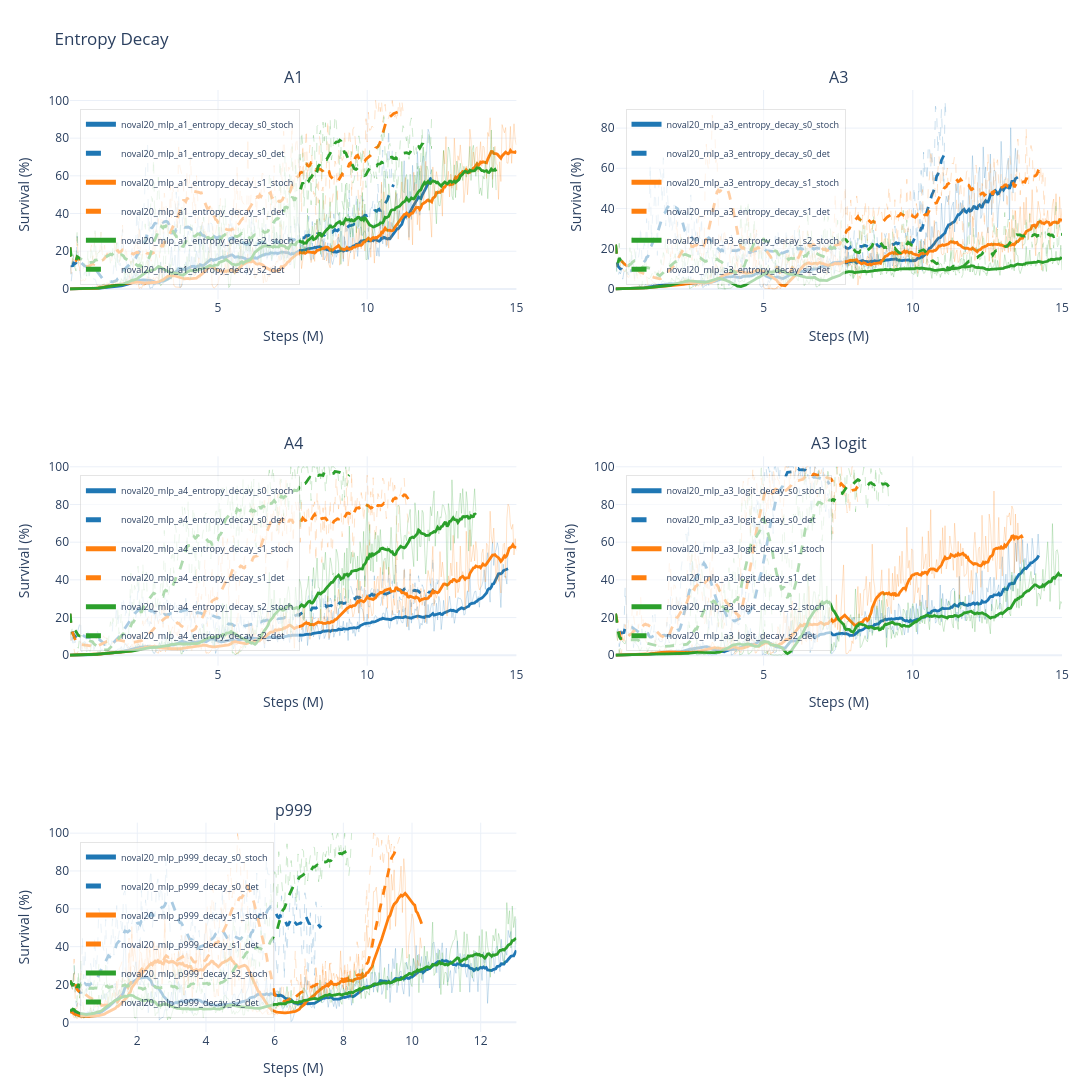

The code cell stored with this chart in its notebook:
### Code cell
groups = {
    "A1": {
        "noval20_mlp_a1_entropy_decay_s0_stoch": "#1f77b4",
        "noval20_mlp_a1_entropy_decay_s0_det": "#1f77b4",
        "noval20_mlp_a1_entropy_decay_s1_stoch": "#ff7f0e",
        "noval20_mlp_a1_entropy_decay_s1_det": "#ff7f0e",
        "noval20_mlp_a1_entropy_decay_s2_stoch": "#2ca02c",
        "noval20_mlp_a1_entropy_decay_s2_det": "#2ca02c",
    },
    "A3": {
        "noval20_mlp_a3_entropy_decay_s0_stoch": "#1f77b4",
        "noval20_mlp_a3_entropy_decay_s0_det": "#1f77b4",
        "noval20_mlp_a3_entropy_decay_s1_stoch": "#ff7f0e",
        "noval20_mlp_a3_entropy_decay_s1_det": "#ff7f0e",
        "noval20_mlp_a3_entropy_decay_s2_stoch": "#2ca02c",
        "noval20_mlp_a3_entropy_decay_s2_det": "#2ca02c",
    },
    "A4": {
        "noval20_mlp_a4_entropy_decay_s0_stoch": "#1f77b4",
        "noval20_mlp_a4_entropy_decay_s0_det": "#1f77b4",
        "noval20_mlp_a4_entropy_decay_s1_stoch": "#ff7f0e",
        "noval20_mlp_a4_entropy_decay_s1_det": "#ff7f0e",
        "noval20_mlp_a4_entropy_decay_s2_stoch": "#2ca02c",
        "noval20_mlp_a4_entropy_decay_s2_det": "#2ca02c",
    },
    "A3 logit": {
        "noval20_mlp_a3_logit_decay_s0_stoch": "#1f77b4",
        "noval20_mlp_a3_logit_decay_s0_det": "#1f77b4",
        "noval20_mlp_a3_logit_decay_s1_stoch": "#ff7f0e",
        "noval20_mlp_a3_logit_decay_s1_det": "#ff7f0e",
        "noval20_mlp_a3_logit_decay_s2_stoch": "#2ca02c",
        "noval20_mlp_a3_logit_decay_s2_det": "#2ca02c",
    },
    "p999": {
        "noval20_mlp_p999_decay_s0_stoch": "#1f77b4",
        "noval20_mlp_p999_decay_s0_det": "#1f77b4",
        "noval20_mlp_p999_decay_s1_stoch": "#ff7f0e",
        "noval20_mlp_p999_decay_s1_det": "#ff7f0e",
        "noval20_mlp_p999_decay_s2_stoch": "#2ca02c",
        "noval20_mlp_p999_decay_s2_det": "#2ca02c",
    }
}
plot_run_groups(groups, split="test", smooth=20, title="Entropy Decay", save_name="entropy_decay_subplots")

### Figure 1 — Plotly figure (JSON) as saved in the notebook; plotly's stock layout.template omitted (floating-point values rounded to 4 significant figures; data arrays with more than 128 entries replaced by an {"elided": "..."} marker saying what was removed)
{"data": [{"hovertemplate": "<b>%{fullData.name}</b><br>metric: test/charts/episodic_survival<br>step: %{x:.2f}M<br>value: %{y:.3f}<extra></extra>", "legend": "legend", "legendgroup": "subplot1:noval20_mlp_a1_entropy_decay_s0_stoch", "line": {"color": "#1f77b4", "dash": "solid", "width": 1}, "mode": "lines", "name": "noval20_mlp_a1_entropy_decay_s0_stoch raw", "opacity": 0.22, "showlegend": false, "type": "scatter", "x": {"elided": "304 float values"}, "xaxis": "x", "y": {"elided": "304 float values"}, "yaxis": "y"}, {"hovertemplate": "<b>%{fullData.name}</b><br>metric: test/charts/episodic_survival<br>step: %{x:.2f}M<br>value: %{y:.3f}<extra></extra>", "legend": "legend", "legendgroup": "subplot1:noval20_mlp_a1_entropy_decay_s0_stoch", "line": {"color": "#1f77b4", "dash": "solid", "width": 2.8}, "mode": "lines", "name": "noval20_mlp_a1_entropy_decay_s0_stoch", "showlegend": true, "type": "scatter", "x": {"elided": "304 float values"}, "xaxis": "x", "y": {"elided": "304 float values"}, "yaxis": "y"}, {"hovertemplate": "<b>%{fullData.name}</b><br>metric: test/charts/episodic_survival<br>step: %{x:.2f}M<br>value: %{y:.3f}<extra></extra>", "legend": "legend", "legendgroup": "subplot1:noval20_mlp_a1_entropy_decay_s0_det", "line": {"color": "#1f77b4", "dash": "dash", "width": 1}, "mode": "lines", "name": "noval20_mlp_a1_entropy_decay_s0_det raw", "opacity": 0.22, "showlegend": false, "type": "scatter", "x": {"elided": "272 float values"}, "xaxis": "x", "y": {"elided": "272 float values"}, "yaxis": "y"}, {"hovertemplate": "<b>%{fullData.name}</b><br>metric: test/charts/episodic_survival<br>step: %{x:.2f}M<br>value: %{y:.3f}<extra></extra>", "legend": "legend", "legendgroup": "subplot1:noval20_mlp_a1_entropy_decay_s0_det", "line": {"color": "#1f77b4", "dash": "dash", "width": 2.8}, "mode": "lines", "name": "noval20_mlp_a1_entropy_decay_s0_det", "showlegend": true, "type": "scatter", "x": {"elided": "272 float values"}, "xaxis": "x", "y": {"elided": "272 float values"}, "yaxis": "y"}, {"hovertemplate": "<b>%{fullData.name}</b><br>metric: test/charts/episodic_survival<br>step: %{x:.2f}M<br>value: %{y:.3f}<extra></extra>", "legend": "legend", "legendgroup": "subplot1:noval20_mlp_a1_entropy_decay_s1_stoch", "line": {"color": "#ff7f0e", "dash": "solid", "width": 1}, "mode": "lines", "name": "noval20_mlp_a1_entropy_decay_s1_stoch raw", "opacity": 0.22, "showlegend": false, "type": "scatter", "x": {"elided": "375 float values"}, "xaxis": "x", "y": {"elided": "375 float values"}, "yaxis": "y"}, {"hovertemplate": "<b>%{fullData.name}</b><br>metric: test/charts/episodic_survival<br>step: %{x:.2f}M<br>value: %{y:.3f}<extra></extra>", "legend": "legend", "legendgroup": "subplot1:noval20_mlp_a1_entropy_decay_s1_stoch", "line": {"color": "#ff7f0e", "dash": "solid", "width": 2.8}, "mode": "lines", "name": "noval20_mlp_a1_entropy_decay_s1_stoch", "showlegend": true, "type": "scatter", "x": {"elided": "375 float values"}, "xaxis": "x", "y": {"elided": "375 float values"}, "yaxis": "y"}, {"hovertemplate": "<b>%{fullData.name}</b><br>metric: test/charts/episodic_survival<br>step: %{x:.2f}M<br>value: %{y:.3f}<extra></extra>", "legend": "legend", "legendgroup": "subplot1:noval20_mlp_a1_entropy_decay_s1_det", "line": {"color": "#ff7f0e", "dash": "dash", "width": 1}, "mode": "lines", "name": "noval20_mlp_a1_entropy_decay_s1_det raw", "opacity": 0.22, "showlegend": false, "type": "scatter", "x": {"elided": "280 float values"}, "xaxis": "x", "y": {"elided": "280 float values"}, "yaxis": "y"}, {"hovertemplate": "<b>%{fullData.name}</b><br>metric: test/charts/episodic_survival<br>step: %{x:.2f}M<br>value: %{y:.3f}<extra></extra>", "legend": "legend", "legendgroup": "subplot1:noval20_mlp_a1_entropy_decay_s1_det", "line": {"color": "#ff7f0e", "dash": "dash", "width": 2.8}, "mode": "lines", "name": "noval20_mlp_a1_entropy_decay_s1_det", "showlegend": true, "type": "scatter", "x": {"elided": "280 float values"}, "xaxis": "x", "y": {"elided": "280 float values"}, "yaxis": "y"}, {"hovertemplate": "<b>%{fullData.name}</b><br>metric: test/charts/episodic_survival<br>step: %{x:.2f}M<br>value: %{y:.3f}<extra></extra>", "legend": "legend", "legendgroup": "subplot1:noval20_mlp_a1_entropy_decay_s2_stoch", "line": {"color": "#2ca02c", "dash": "solid", "width": 1}, "mode": "lines", "name": "noval20_mlp_a1_entropy_decay_s2_stoch raw", "opacity": 0.22, "showlegend": false, "type": "scatter", "x": {"elided": "358 float values"}, "xaxis": "x", "y": {"elided": "358 float values"}, "yaxis": "y"}, {"hovertemplate": "<b>%{fullData.name}</b><br>metric: test/charts/episodic_survival<br>step: %{x:.2f}M<br>value: %{y:.3f}<extra></extra>", "legend": "legend", "legendgroup": "subplot1:noval20_mlp_a1_entropy_decay_s2_stoch", "line": {"color": "#2ca02c", "dash": "solid", "width": 2.8}, "mode": "lines", "name": "noval20_mlp_a1_entropy_decay_s2_stoch", "showlegend": true, "type": "scatter", "x": {"elided": "358 float values"}, "xaxis": "x", "y": {"elided": "358 float values"}, "yaxis": "y"}, {"hovertemplate": "<b>%{fullData.name}</b><br>metric: test/charts/episodic_survival<br>step: %{x:.2f}M<br>value: %{y:.3f}<extra></extra>", "legend": "legend", "legendgroup": "subplot1:noval20_mlp_a1_entropy_decay_s2_det", "line": {"color": "#2ca02c", "dash": "dash", "width": 1}, "mode": "lines", "name": "noval20_mlp_a1_entropy_decay_s2_det raw", "opacity": 0.22, "showlegend": false, "type": "scatter", "x": {"elided": "304 float values"}, "xaxis": "x", "y": {"elided": "304 float values"}, "yaxis": "y"}, {"hovertemplate": "<b>%{fullData.name}</b><br>metric: test/charts/episodic_survival<br>step: %{x:.2f}M<br>value: %{y:.3f}<extra></extra>", "legend": "legend", "legendgroup": "subplot1:noval20_mlp_a1_entropy_decay_s2_det", "line": {"color": "#2ca02c", "dash": "dash", "width": 2.8}, "mode": "lines", "name": "noval20_mlp_a1_entropy_decay_s2_det", "showlegend": true, "type": "scatter", "x": {"elided": "304 float values"}, "xaxis": "x", "y": {"elided": "304 float values"}, "yaxis": "y"}, {"hovertemplate": "<b>%{fullData.name}</b><br>metric: test/charts/episodic_survival<br>step: %{x:.2f}M<br>value: %{y:.3f}<extra></extra>", "legend": "legend2", "legendgroup": "subplot2:noval20_mlp_a3_entropy_decay_s0_stoch", "line": {"color": "#1f77b4", "dash": "solid", "width": 1}, "mode": "lines", "name": "noval20_mlp_a3_entropy_decay_s0_stoch raw", "opacity": 0.22, "showlegend": false, "type": "scatter", "x": {"elided": "338 float values"}, "xaxis": "x2", "y": {"elided": "338 float values"}, "yaxis": "y2"}, {"hovertemplate": "<b>%{fullData.name}</b><br>metric: test/charts/episodic_survival<br>step: %{x:.2f}M<br>value: %{y:.3f}<extra></extra>", "legend": "legend2", "legendgroup": "subplot2:noval20_mlp_a3_entropy_decay_s0_stoch", "line": {"color": "#1f77b4", "dash": "solid", "width": 2.8}, "mode": "lines", "name": "noval20_mlp_a3_entropy_decay_s0_stoch", "showlegend": true, "type": "scatter", "x": {"elided": "338 float values"}, "xaxis": "x2", "y": {"elided": "338 float values"}, "yaxis": "y2"}, {"hovertemplate": "<b>%{fullData.name}</b><br>metric: test/charts/episodic_survival<br>step: %{x:.2f}M<br>value: %{y:.3f}<extra></extra>", "legend": "legend2", "legendgroup": "subplot2:noval20_mlp_a3_entropy_decay_s0_det", "line": {"color": "#1f77b4", "dash": "dash", "width": 1}, "mode": "lines", "name": "noval20_mlp_a3_entropy_decay_s0_det raw", "opacity": 0.22, "showlegend": false, "type": "scatter", "x": {"elided": "278 float values"}, "xaxis": "x2", "y": {"elided": "278 float values"}, "yaxis": "y2"}, {"hovertemplate": "<b>%{fullData.name}</b><br>metric: test/charts/episodic_survival<br>step: %{x:.2f}M<br>value: %{y:.3f}<extra></extra>", "legend": "legend2", "legendgroup": "subplot2:noval20_mlp_a3_entropy_decay_s0_det", "line": {"color": "#1f77b4", "dash": "dash", "width": 2.8}, "mode": "lines", "name": "noval20_mlp_a3_entropy_decay_s0_det", "showlegend": true, "type": "scatter", "x": {"elided": "278 float values"}, "xaxis": "x2", "y": {"elided": "278 float values"}, "yaxis": "y2"}, {"hovertemplate": "<b>%{fullData.name}</b><br>metric: test/charts/episodic_survival<br>step: %{x:.2f}M<br>value: %{y:.3f}<extra></extra>", "legend": "legend2", "legendgroup": "subplot2:noval20_mlp_a3_entropy_decay_s1_stoch", "line": {"color": "#ff7f0e", "dash": "solid", "width": 1}, "mode": "lines", "name": "noval20_mlp_a3_entropy_decay_s1_stoch raw", "opacity": 0.22, "showlegend": false, "type": "scatter", "x": {"elided": "375 float values"}, "xaxis": "x2", "y": {"elided": "375 float values"}, "yaxis": "y2"}, {"hovertemplate": "<b>%{fullData.name}</b><br>metric: test/charts/episodic_survival<br>step: %{x:.2f}M<br>value: %{y:.3f}<extra></extra>", "legend": "legend2", "legendgroup": "subplot2:noval20_mlp_a3_entropy_decay_s1_stoch", "line": {"color": "#ff7f0e", "dash": "solid", "width": 2.8}, "mode": "lines", "name": "noval20_mlp_a3_entropy_decay_s1_stoch", "showlegend": true, "type": "scatter", "x": {"elided": "375 float values"}, "xaxis": "x2", "y": {"elided": "375 float values"}, "yaxis": "y2"}, {"hovertemplate": "<b>%{fullData.name}</b><br>metric: test/charts/episodic_survival<br>step: %{x:.2f}M<br>value: %{y:.3f}<extra></extra>", "legend": "legend2", "legendgroup": "subplot2:noval20_mlp_a3_entropy_decay_s1_det", "line": {"color": "#ff7f0e", "dash": "dash", "width": 1}, "mode": "lines", "name": "noval20_mlp_a3_entropy_decay_s1_det raw", "opacity": 0.22, "showlegend": false, "type": "scatter", "x": {"elided": "362 float values"}, "xaxis": "x2", "y": {"elided": "362 float values"}, "yaxis": "y2"}, {"hovertemplate": "<b>%{fullData.name}</b><br>metric: test/charts/episodic_survival<br>step: %{x:.2f}M<br>value: %{y:.3f}<extra></extra>", "legend": "legend2", "legendgroup": "subplot2:noval20_mlp_a3_entropy_decay_s1_det", "line": {"color": "#ff7f0e", "dash": "dash", "width": 2.8}, "mode": "lines", "name": "noval20_mlp_a3_entropy_decay_s1_det", "showlegend": true, "type": "scatter", "x": {"elided": "362 float values"}, "xaxis": "x2", "y": {"elided": "362 float values"}, "yaxis": "y2"}, {"hovertemplate": "<b>%{fullData.name}</b><br>metric: test/charts/episodic_survival<br>step: %{x:.2f}M<br>value: %{y:.3f}<extra></extra>", "legend": "legend2", "legendgroup": "subplot2:noval20_mlp_a3_entropy_decay_s2_stoch", "line": {"color": "#2ca02c", "dash": "solid", "width": 1}, "mode": "lines", "name": "noval20_mlp_a3_entropy_decay_s2_stoch raw", "opacity": 0.22, "showlegend": false, "type": "scatter", "x": {"elided": "375 float values"}, "xaxis": "x2", "y": {"elided": "375 float values"}, "yaxis": "y2"}, {"hovertemplate": "<b>%{fullData.name}</b><br>metric: test/charts/episodic_survival<br>step: %{x:.2f}M<br>value: %{y:.3f}<extra></extra>", "legend": "legend2", "legendgroup": "subplot2:noval20_mlp_a3_entropy_decay_s2_stoch", "line": {"color": "#2ca02c", "dash": "solid", "width": 2.8}, "mode": "lines", "name": "noval20_mlp_a3_entropy_decay_s2_stoch", "showlegend": true, "type": "scatter", "x": {"elided": "375 float values"}, "xaxis": "x2", "y": {"elided": "375 float values"}, "yaxis": "y2"}, {"hovertemplate": "<b>%{fullData.name}</b><br>metric: test/charts/episodic_survival<br>step: %{x:.2f}M<br>value: %{y:.3f}<extra></extra>", "legend": "legend2", "legendgroup": "subplot2:noval20_mlp_a3_entropy_decay_s2_det", "line": {"color": "#2ca02c", "dash": "dash", "width": 1}, "mode": "lines", "name": "noval20_mlp_a3_entropy_decay_s2_det raw", "opacity": 0.22, "showlegend": false, "type": "scatter", "x": {"elided": "375 float values"}, "xaxis": "x2", "y": {"elided": "375 float values"}, "yaxis": "y2"}, {"hovertemplate": "<b>%{fullData.name}</b><br>metric: test/charts/episodic_survival<br>step: %{x:.2f}M<br>value: %{y:.3f}<extra></extra>", "legend": "legend2", "legendgroup": "subplot2:noval20_mlp_a3_entropy_decay_s2_det", "line": {"color": "#2ca02c", "dash": "dash", "width": 2.8}, "mode": "lines", "name": "noval20_mlp_a3_entropy_decay_s2_det", "showlegend": true, "type": "scatter", "x": {"elided": "375 float values"}, "xaxis": "x2", "y": {"elided": "375 float values"}, "yaxis": "y2"}, {"hovertemplate": "<b>%{fullData.name}</b><br>metric: test/charts/episodic_survival<br>step: %{x:.2f}M<br>value: %{y:.3f}<extra></extra>", "legend": "legend3", "legendgroup": "subplot3:noval20_mlp_a4_entropy_decay_s0_stoch", "line": {"color": "#1f77b4", "dash": "solid", "width": 1}, "mode": "lines", "name": "noval20_mlp_a4_entropy_decay_s0_stoch raw", "opacity": 0.22, "showlegend": false, "type": "scatter", "x": {"elided": "368 float values"}, "xaxis": "x3", "y": {"elided": "368 float values"}, "yaxis": "y3"}, {"hovertemplate": "<b>%{fullData.name}</b><br>metric: test/charts/episodic_survival<br>step: %{x:.2f}M<br>value: %{y:.3f}<extra></extra>", "legend": "legend3", "legendgroup": "subplot3:noval20_mlp_a4_entropy_decay_s0_stoch", "line": {"color": "#1f77b4", "dash": "solid", "width": 2.8}, "mode": "lines", "name": "noval20_mlp_a4_entropy_decay_s0_stoch", "showlegend": true, "type": "scatter", "x": {"elided": "368 float values"}, "xaxis": "x3", "y": {"elided": "368 float values"}, "yaxis": "y3"}, {"hovertemplate": "<b>%{fullData.name}</b><br>metric: test/charts/episodic_survival<br>step: %{x:.2f}M<br>value: %{y:.3f}<extra></extra>", "legend": "legend3", "legendgroup": "subplot3:noval20_mlp_a4_entropy_decay_s0_det", "line": {"color": "#1f77b4", "dash": "dash", "width": 1}, "mode": "lines", "name": "noval20_mlp_a4_entropy_decay_s0_det raw", "opacity": 0.22, "showlegend": false, "type": "scatter", "x": {"elided": "310 float values"}, "xaxis": "x3", "y": {"elided": "310 float values"}, "yaxis": "y3"}, {"hovertemplate": "<b>%{fullData.name}</b><br>metric: test/charts/episodic_survival<br>step: %{x:.2f}M<br>value: %{y:.3f}<extra></extra>", "legend": "legend3", "legendgroup": "subplot3:noval20_mlp_a4_entropy_decay_s0_det", "line": {"color": "#1f77b4", "dash": "dash", "width": 2.8}, "mode": "lines", "name": "noval20_mlp_a4_entropy_decay_s0_det", "showlegend": true, "type": "scatter", "x": {"elided": "310 float values"}, "xaxis": "x3", "y": {"elided": "310 float values"}, "yaxis": "y3"}, {"hovertemplate": "<b>%{fullData.name}</b><br>metric: test/charts/episodic_survival<br>step: %{x:.2f}M<br>value: %{y:.3f}<extra></extra>", "legend": "legend3", "legendgroup": "subplot3:noval20_mlp_a4_entropy_decay_s1_stoch", "line": {"color": "#ff7f0e", "dash": "solid", "width": 1}, "mode": "lines", "name": "noval20_mlp_a4_entropy_decay_s1_stoch raw", "opacity": 0.22, "showlegend": false, "type": "scatter", "x": {"elided": "375 float values"}, "xaxis": "x3", "y": {"elided": "375 float values"}, "yaxis": "y3"}, {"hovertemplate": "<b>%{fullData.name}</b><br>metric: test/charts/episodic_survival<br>step: %{x:.2f}M<br>value: %{y:.3f}<extra></extra>", "legend": "legend3", "legendgroup": "subplot3:noval20_mlp_a4_entropy_decay_s1_stoch", "line": {"color": "#ff7f0e", "dash": "solid", "width": 2.8}, "mode": "lines", "name": "noval20_mlp_a4_entropy_decay_s1_stoch", "showlegend": true, "type": "scatter", "x": {"elided": "375 float values"}, "xaxis": "x3", "y": {"elided": "375 float values"}, "yaxis": "y3"}, {"hovertemplate": "<b>%{fullData.name}</b><br>metric: test/charts/episodic_survival<br>step: %{x:.2f}M<br>value: %{y:.3f}<extra></extra>", "legend": "legend3", "legendgroup": "subplot3:noval20_mlp_a4_entropy_decay_s1_det", "line": {"color": "#ff7f0e", "dash": "dash", "width": 1}, "mode": "lines", "name": "noval20_mlp_a4_entropy_decay_s1_det raw", "opacity": 0.22, "showlegend": false, "type": "scatter", "x": {"elided": "285 float values"}, "xaxis": "x3", "y": {"elided": "285 float values"}, "yaxis": "y3"}, {"hovertemplate": "<b>%{fullData.name}</b><br>metric: test/charts/episodic_survival<br>step: %{x:.2f}M<br>value: %{y:.3f}<extra></extra>", "legend": "legend3", "legendgroup": "subplot3:noval20_mlp_a4_entropy_decay_s1_det", "line": {"color": "#ff7f0e", "dash": "dash", "width": 2.8}, "mode": "lines", "name": "noval20_mlp_a4_entropy_decay_s1_det", "showlegend": true, "type": "scatter", "x": {"elided": "285 float values"}, "xaxis": "x3", "y": {"elided": "285 float values"}, "yaxis": "y3"}, {"hovertemplate": "<b>%{fullData.name}</b><br>metric: test/charts/episodic_survival<br>step: %{x:.2f}M<br>value: %{y:.3f}<extra></extra>", "legend": "legend3", "legendgroup": "subplot3:noval20_mlp_a4_entropy_decay_s2_stoch", "line": {"color": "#2ca02c", "dash": "solid", "width": 1}, "mode": "lines", "name": "noval20_mlp_a4_entropy_decay_s2_stoch raw", "opacity": 0.22, "showlegend": false, "type": "scatter", "x": {"elided": "341 float values"}, "xaxis": "x3", "y": {"elided": "341 float values"}, "yaxis": "y3"}, {"hovertemplate": "<b>%{fullData.name}</b><br>metric: test/charts/episodic_survival<br>step: %{x:.2f}M<br>value: %{y:.3f}<extra></extra>", "legend": "legend3", "legendgroup": "subplot3:noval20_mlp_a4_entropy_decay_s2_stoch", "line": {"color": "#2ca02c", "dash": "solid", "width": 2.8}, "mode": "lines", "name": "noval20_mlp_a4_entropy_decay_s2_stoch", "showlegend": true, "type": "scatter", "x": {"elided": "341 float values"}, "xaxis": "x3", "y": {"elided": "341 float values"}, "yaxis": "y3"}, {"hovertemplate": "<b>%{fullData.name}</b><br>metric: test/charts/episodic_survival<br>step: %{x:.2f}M<br>value: %{y:.3f}<extra></extra>", "legend": "legend3", "legendgroup": "subplot3:noval20_mlp_a4_entropy_decay_s2_det", "line": {"color": "#2ca02c", "dash": "dash", "width": 1}, "mode": "lines", "name": "noval20_mlp_a4_entropy_decay_s2_det raw", "opacity": 0.22, "showlegend": false, "type": "scatter", "x": {"elided": "235 float values"}, "xaxis": "x3", "y": {"elided": "235 float values"}, "yaxis": "y3"}, {"hovertemplate": "<b>%{fullData.name}</b><br>metric: test/charts/episodic_survival<br>step: %{x:.2f}M<br>value: %{y:.3f}<extra></extra>", "legend": "legend3", "legendgroup": "subplot3:noval20_mlp_a4_entropy_decay_s2_det", "line": {"color": "#2ca02c", "dash": "dash", "width": 2.8}, "mode": "lines", "name": "noval20_mlp_a4_entropy_decay_s2_det", "showlegend": true, "type": "scatter", "x": {"elided": "235 float values"}, "xaxis": "x3", "y": {"elided": "235 float values"}, "yaxis": "y3"}, {"hovertemplate": "<b>%{fullData.name}</b><br>metric: test/charts/episodic_survival<br>step: %{x:.2f}M<br>value: %{y:.3f}<extra></extra>", "legend": "legend4", "legendgroup": "subplot4:noval20_mlp_a3_logit_decay_s0_stoch", "line": {"color": "#1f77b4", "dash": "solid", "width": 1}, "mode": "lines", "name": "noval20_mlp_a3_logit_decay_s0_stoch raw", "opacity": 0.22, "showlegend": false, "type": "scatter", "x": {"elided": "356 float values"}, "xaxis": "x4", "y": {"elided": "356 float values"}, "yaxis": "y4"}, {"hovertemplate": "<b>%{fullData.name}</b><br>metric: test/charts/episodic_survival<br>step: %{x:.2f}M<br>value: %{y:.3f}<extra></extra>", "legend": "legend4", "legendgroup": "subplot4:noval20_mlp_a3_logit_decay_s0_stoch", "line": {"color": "#1f77b4", "dash": "solid", "width": 2.8}, "mode": "lines", "name": "noval20_mlp_a3_logit_decay_s0_stoch", "showlegend": true, "type": "scatter", "x": {"elided": "356 float values"}, "xaxis": "x4", "y": {"elided": "356 float values"}, "yaxis": "y4"}, {"hovertemplate": "<b>%{fullData.name}</b><br>metric: test/charts/episodic_survival<br>step: %{x:.2f}M<br>value: %{y:.3f}<extra></extra>", "legend": "legend4", "legendgroup": "subplot4:noval20_mlp_a3_logit_decay_s0_det", "line": {"color": "#1f77b4", "dash": "dash", "width": 1}, "mode": "lines", "name": "noval20_mlp_a3_logit_decay_s0_det raw", "opacity": 0.22, "showlegend": false, "type": "scatter", "x": {"elided": "180 float values"}, "xaxis": "x4", "y": {"elided": "180 float values"}, "yaxis": "y4"}, {"hovertemplate": "<b>%{fullData.name}</b><br>metric: test/charts/episodic_survival<br>step: %{x:.2f}M<br>value: %{y:.3f}<extra></extra>", "legend": "legend4", "legendgroup": "subplot4:noval20_mlp_a3_logit_decay_s0_det", "line": {"color": "#1f77b4", "dash": "dash", "width": 2.8}, "mode": "lines", "name": "noval20_mlp_a3_logit_decay_s0_det", "showlegend": true, "type": "scatter", "x": {"elided": "180 float values"}, "xaxis": "x4", "y": {"elided": "180 float values"}, "yaxis": "y4"}, {"hovertemplate": "<b>%{fullData.name}</b><br>metric: test/charts/episodic_survival<br>step: %{x:.2f}M<br>value: %{y:.3f}<extra></extra>", "legend": "legend4", "legendgroup": "subplot4:noval20_mlp_a3_logit_decay_s1_stoch", "line": {"color": "#ff7f0e", "dash": "solid", "width": 1}, "mode": "lines", "name": "noval20_mlp_a3_logit_decay_s1_stoch raw", "opacity": 0.22, "showlegend": false, "type": "scatter", "x": {"elided": "342 float values"}, "xaxis": "x4", "y": {"elided": "342 float values"}, "yaxis": "y4"}, {"hovertemplate": "<b>%{fullData.name}</b><br>metric: test/charts/episodic_survival<br>step: %{x:.2f}M<br>value: %{y:.3f}<extra></extra>", "legend": "legend4", "legendgroup": "subplot4:noval20_mlp_a3_logit_decay_s1_stoch", "line": {"color": "#ff7f0e", "dash": "solid", "width": 2.8}, "mode": "lines", "name": "noval20_mlp_a3_logit_decay_s1_stoch", "showlegend": true, "type": "scatter", "x": {"elided": "342 float values"}, "xaxis": "x4", "y": {"elided": "342 float values"}, "yaxis": "y4"}, {"hovertemplate": "<b>%{fullData.name}</b><br>metric: test/charts/episodic_survival<br>step: %{x:.2f}M<br>value: %{y:.3f}<extra></extra>", "legend": "legend4", "legendgroup": "subplot4:noval20_mlp_a3_logit_decay_s1_det", "line": {"color": "#ff7f0e", "dash": "dash", "width": 1}, "mode": "lines", "name": "noval20_mlp_a3_logit_decay_s1_det raw", "opacity": 0.22, "showlegend": false, "type": "scatter", "x": {"elided": "204 float values"}, "xaxis": "x4", "y": {"elided": "204 float values"}, "yaxis": "y4"}, {"hovertemplate": "<b>%{fullData.name}</b><br>metric: test/charts/episodic_survival<br>step: %{x:.2f}M<br>value: %{y:.3f}<extra></extra>", "legend": "legend4", "legendgroup": "subplot4:noval20_mlp_a3_logit_decay_s1_det", "line": {"color": "#ff7f0e", "dash": "dash", "width": 2.8}, "mode": "lines", "name": "noval20_mlp_a3_logit_decay_s1_det", "showlegend": true, "type": "scatter", "x": {"elided": "204 float values"}, "xaxis": "x4", "y": {"elided": "204 float values"}, "yaxis": "y4"}, {"hovertemplate": "<b>%{fullData.name}</b><br>metric: test/charts/episodic_survival<br>step: %{x:.2f}M<br>value: %{y:.3f}<extra></extra>", "legend": "legend4", "legendgroup": "subplot4:noval20_mlp_a3_logit_decay_s2_stoch", "line": {"color": "#2ca02c", "dash": "solid", "width": 1}, "mode": "lines", "name": "noval20_mlp_a3_logit_decay_s2_stoch raw", "opacity": 0.22, "showlegend": false, "type": "scatter", "x": {"elided": "375 float values"}, "xaxis": "x4", "y": {"elided": "375 float values"}, "yaxis": "y4"}, {"hovertemplate": "<b>%{fullData.name}</b><br>metric: test/charts/episodic_survival<br>step: %{x:.2f}M<br>value: %{y:.3f}<extra></extra>", "legend": "legend4", "legendgroup": "subplot4:noval20_mlp_a3_logit_decay_s2_stoch", "line": {"color": "#2ca02c", "dash": "solid", "width": 2.8}, "mode": "lines", "name": "noval20_mlp_a3_logit_decay_s2_stoch", "showlegend": true, "type": "scatter", "x": {"elided": "375 float values"}, "xaxis": "x4", "y": {"elided": "375 float values"}, "yaxis": "y4"}, {"hovertemplate": "<b>%{fullData.name}</b><br>metric: test/charts/episodic_survival<br>step: %{x:.2f}M<br>value: %{y:.3f}<extra></extra>", "legend": "legend4", "legendgroup": "subplot4:noval20_mlp_a3_logit_decay_s2_det", "line": {"color": "#2ca02c", "dash": "dash", "width": 1}, "mode": "lines", "name": "noval20_mlp_a3_logit_decay_s2_det raw", "opacity": 0.22, "showlegend": false, "type": "scatter", "x": {"elided": "230 float values"}, "xaxis": "x4", "y": {"elided": "230 float values"}, "yaxis": "y4"}, {"hovertemplate": "<b>%{fullData.name}</b><br>metric: test/charts/episodic_survival<br>step: %{x:.2f}M<br>value: %{y:.3f}<extra></extra>", "legend": "legend4", "legendgroup": "subplot4:noval20_mlp_a3_logit_decay_s2_det", "line": {"color": "#2ca02c", "dash": "dash", "width": 2.8}, "mode": "lines", "name": "noval20_mlp_a3_logit_decay_s2_det", "showlegend": true, "type": "scatter", "x": {"elided": "230 float values"}, "xaxis": "x4", "y": {"elided": "230 float values"}, "yaxis": "y4"}, {"hovertemplate": "<b>%{fullData.name}</b><br>metric: test/charts/episodic_survival<br>step: %{x:.2f}M<br>value: %{y:.3f}<extra></extra>", "legend": "legend5", "legendgroup": "subplot5:noval20_mlp_p999_decay_s0_stoch", "line": {"color": "#1f77b4", "dash": "solid", "width": 1}, "mode": "lines", "name": "noval20_mlp_p999_decay_s0_stoch raw", "opacity": 0.22, "showlegend": false, "type": "scatter", "x": {"elided": "326 float values"}, "xaxis": "x5", "y": {"elided": "326 float values"}, "yaxis": "y5"}, {"hovertemplate": "<b>%{fullData.name}</b><br>metric: test/charts/episodic_survival<br>step: %{x:.2f}M<br>value: %{y:.3f}<extra></extra>", "legend": "legend5", "legendgroup": "subplot5:noval20_mlp_p999_decay_s0_stoch", "line": {"color": "#1f77b4", "dash": "solid", "width": 2.8}, "mode": "lines", "name": "noval20_mlp_p999_decay_s0_stoch", "showlegend": true, "type": "scatter", "x": {"elided": "326 float values"}, "xaxis": "x5", "y": {"elided": "326 float values"}, "yaxis": "y5"}, {"hovertemplate": "<b>%{fullData.name}</b><br>metric: test/charts/episodic_survival<br>step: %{x:.2f}M<br>value: %{y:.3f}<extra></extra>", "legend": "legend5", "legendgroup": "subplot5:noval20_mlp_p999_decay_s0_det", "line": {"color": "#1f77b4", "dash": "dash", "width": 1}, "mode": "lines", "name": "noval20_mlp_p999_decay_s0_det raw", "opacity": 0.22, "showlegend": false, "type": "scatter", "x": {"elided": "184 float values"}, "xaxis": "x5", "y": {"elided": "184 float values"}, "yaxis": "y5"}, {"hovertemplate": "<b>%{fullData.name}</b><br>metric: test/charts/episodic_survival<br>step: %{x:.2f}M<br>value: %{y:.3f}<extra></extra>", "legend": "legend5", "legendgroup": "subplot5:noval20_mlp_p999_decay_s0_det", "line": {"color": "#1f77b4", "dash": "dash", "width": 2.8}, "mode": "lines", "name": "noval20_mlp_p999_decay_s0_det", "showlegend": true, "type": "scatter", "x": {"elided": "184 float values"}, "xaxis": "x5", "y": {"elided": "184 float values"}, "yaxis": "y5"}, {"hovertemplate": "<b>%{fullData.name}</b><br>metric: test/charts/episodic_survival<br>step: %{x:.2f}M<br>value: %{y:.3f}<extra></extra>", "legend": "legend5", "legendgroup": "subplot5:noval20_mlp_p999_decay_s1_stoch", "line": {"color": "#ff7f0e", "dash": "solid", "width": 1}, "mode": "lines", "name": "noval20_mlp_p999_decay_s1_stoch raw", "opacity": 0.22, "showlegend": false, "type": "scatter", "x": {"elided": "257 float values"}, "xaxis": "x5", "y": {"elided": "257 float values"}, "yaxis": "y5"}, {"hovertemplate": "<b>%{fullData.name}</b><br>metric: test/charts/episodic_survival<br>step: %{x:.2f}M<br>value: %{y:.3f}<extra></extra>", "legend": "legend5", "legendgroup": "subplot5:noval20_mlp_p999_decay_s1_stoch", "line": {"color": "#ff7f0e", "dash": "solid", "width": 2.8}, "mode": "lines", "name": "noval20_mlp_p999_decay_s1_stoch", "showlegend": true, "type": "scatter", "x": {"elided": "257 float values"}, "xaxis": "x5", "y": {"elided": "257 float values"}, "yaxis": "y5"}, {"hovertemplate": "<b>%{fullData.name}</b><br>metric: test/charts/episodic_survival<br>step: %{x:.2f}M<br>value: %{y:.3f}<extra></extra>", "legend": "legend5", "legendgroup": "subplot5:noval20_mlp_p999_decay_s1_det", "line": {"color": "#ff7f0e", "dash": "dash", "width": 1}, "mode": "lines", "name": "noval20_mlp_p999_decay_s1_det raw", "opacity": 0.22, "showlegend": false, "type": "scatter", "x": {"elided": "241 float values"}, "xaxis": "x5", "y": {"elided": "241 float values"}, "yaxis": "y5"}, {"hovertemplate": "<b>%{fullData.name}</b><br>metric: test/charts/episodic_survival<br>step: %{x:.2f}M<br>value: %{y:.3f}<extra></extra>", "legend": "legend5", "legendgroup": "subplot5:noval20_mlp_p999_decay_s1_det", "line": {"color": "#ff7f0e", "dash": "dash", "width": 2.8}, "mode": "lines", "name": "noval20_mlp_p999_decay_s1_det", "showlegend": true, "type": "scatter", "x": {"elided": "241 float values"}, "xaxis": "x5", "y": {"elided": "241 float values"}, "yaxis": "y5"}, {"hovertemplate": "<b>%{fullData.name}</b><br>metric: test/charts/episodic_survival<br>step: %{x:.2f}M<br>value: %{y:.3f}<extra></extra>", "legend": "legend5", "legendgroup": "subplot5:noval20_mlp_p999_decay_s2_stoch", "line": {"color": "#2ca02c", "dash": "solid", "width": 1}, "mode": "lines", "name": "noval20_mlp_p999_decay_s2_stoch raw", "opacity": 0.22, "showlegend": false, "type": "scatter", "x": {"elided": "326 float values"}, "xaxis": "x5", "y": {"elided": "326 float values"}, "yaxis": "y5"}, {"hovertemplate": "<b>%{fullData.name}</b><br>metric: test/charts/episodic_survival<br>step: %{x:.2f}M<br>value: %{y:.3f}<extra></extra>", "legend": "legend5", "legendgroup": "subplot5:noval20_mlp_p999_decay_s2_stoch", "line": {"color": "#2ca02c", "dash": "solid", "width": 2.8}, "mode": "lines", "name": "noval20_mlp_p999_decay_s2_stoch", "showlegend": true, "type": "scatter", "x": {"elided": "326 float values"}, "xaxis": "x5", "y": {"elided": "326 float values"}, "yaxis": "y5"}, {"hovertemplate": "<b>%{fullData.name}</b><br>metric: test/charts/episodic_survival<br>step: %{x:.2f}M<br>value: %{y:.3f}<extra></extra>", "legend": "legend5", "legendgroup": "subplot5:noval20_mlp_p999_decay_s2_det", "line": {"color": "#2ca02c", "dash": "dash", "width": 1}, "mode": "lines", "name": "noval20_mlp_p999_decay_s2_det raw", "opacity": 0.22, "showlegend": false, "type": "scatter", "x": {"elided": "206 float values"}, "xaxis": "x5", "y": {"elided": "206 float values"}, "yaxis": "y5"}, {"hovertemplate": "<b>%{fullData.name}</b><br>metric: test/charts/episodic_survival<br>step: %{x:.2f}M<br>value: %{y:.3f}<extra></extra>", "legend": "legend5", "legendgroup": "subplot5:noval20_mlp_p999_decay_s2_det", "line": {"color": "#2ca02c", "dash": "dash", "width": 2.8}, "mode": "lines", "name": "noval20_mlp_p999_decay_s2_det", "showlegend": true, "type": "scatter", "x": {"elided": "206 float values"}, "xaxis": "x5", "y": {"elided": "206 float values"}, "yaxis": "y5"}], "layout": {"annotations": [{"font": {"size": 16}, "showarrow": false, "text": "A1", "x": 0.225, "xanchor": "center", "xref": "paper", "y": 1, "yanchor": "bottom", "yref": "paper"}, {"font": {"size": 16}, "showarrow": false, "text": "A3", "x": 0.775, "xanchor": "center", "xref": "paper", "y": 1, "yanchor": "bottom", "yref": "paper"}, {"font": {"size": 16}, "showarrow": false, "text": "A4", "x": 0.225, "xanchor": "center", "xref": "paper", "y": 0.6111, "yanchor": "bottom", "yref": "paper"}, {"font": {"size": 16}, "showarrow": false, "text": "A3 logit", "x": 0.775, "xanchor": "center", "xref": "paper", "y": 0.6111, "yanchor": "bottom", "yref": "paper"}, {"font": {"size": 16}, "showarrow": false, "text": "p999", "x": 0.225, "xanchor": "center", "xref": "paper", "y": 0.2222, "yanchor": "bottom", "yref": "paper"}], "height": 1260, "hovermode": "x unified", "legend": {"bgcolor": "rgba(255,255,255,0.62)", "bordercolor": "rgba(0,0,0,0.10)", "borderwidth": 1, "font": {"size": 9}, "itemsizing": "constant", "orientation": "v", "x": 0.01, "xanchor": "left", "y": 0.98, "yanchor": "top"}, "legend2": {"bgcolor": "rgba(255,255,255,0.62)", "bordercolor": "rgba(0,0,0,0.10)", "borderwidth": 1, "font": {"size": 9}, "itemsizing": "constant", "orientation": "v", "x": 0.56, "xanchor": "left", "y": 0.98, "yanchor": "top"}, "legend3": {"bgcolor": "rgba(255,255,255,0.62)", "bordercolor": "rgba(0,0,0,0.10)", "borderwidth": 1, "font": {"size": 9}, "itemsizing": "constant", "orientation": "v", "x": 0.01, "xanchor": "left", "y": 0.5911, "yanchor": "top"}, "legend4": {"bgcolor": "rgba(255,255,255,0.62)", "bordercolor": "rgba(0,0,0,0.10)", "borderwidth": 1, "font": {"size": 9}, "itemsizing": "constant", "orientation": "v", "x": 0.56, "xanchor": "left", "y": 0.5911, "yanchor": "top"}, "legend5": {"bgcolor": "rgba(255,255,255,0.62)", "bordercolor": "rgba(0,0,0,0.10)", "borderwidth": 1, "font": {"size": 9}, "itemsizing": "constant", "orientation": "v", "x": 0.01, "xanchor": "left", "y": 0.2022, "yanchor": "top"}, "margin": {"b": 60, "l": 70, "r": 30, "t": 90}, "showlegend": true, "title": {"text": "Entropy Decay"}, "width": 1500, "xaxis": {"anchor": "y", "domain": [0, 0.45], "title": {"text": "Steps (M)"}}, "xaxis2": {"anchor": "y2", "domain": [0.55, 1], "title": {"text": "Steps (M)"}}, "xaxis3": {"anchor": "y3", "domain": [0, 0.45], "title": {"text": "Steps (M)"}}, "xaxis4": {"anchor": "y4", "domain": [0.55, 1], "title": {"text": "Steps (M)"}}, "xaxis5": {"anchor": "y5", "domain": [0, 0.45], "title": {"text": "Steps (M)"}}, "xaxis6": {"anchor": "y6", "domain": [0.55, 1]}, "yaxis": {"anchor": "x", "domain": [0.7778, 1], "title": {"text": "Survival (%)"}}, "yaxis2": {"anchor": "x2", "domain": [0.7778, 1], "title": {"text": "Survival (%)"}}, "yaxis3": {"anchor": "x3", "domain": [0.3889, 0.6111], "title": {"text": "Survival (%)"}}, "yaxis4": {"anchor": "x4", "domain": [0.3889, 0.6111], "title": {"text": "Survival (%)"}}, "yaxis5": {"anchor": "x5", "domain": [0, 0.2222], "title": {"text": "Survival (%)"}}, "yaxis6": {"anchor": "x6", "domain": [0, 0.2222]}}}
